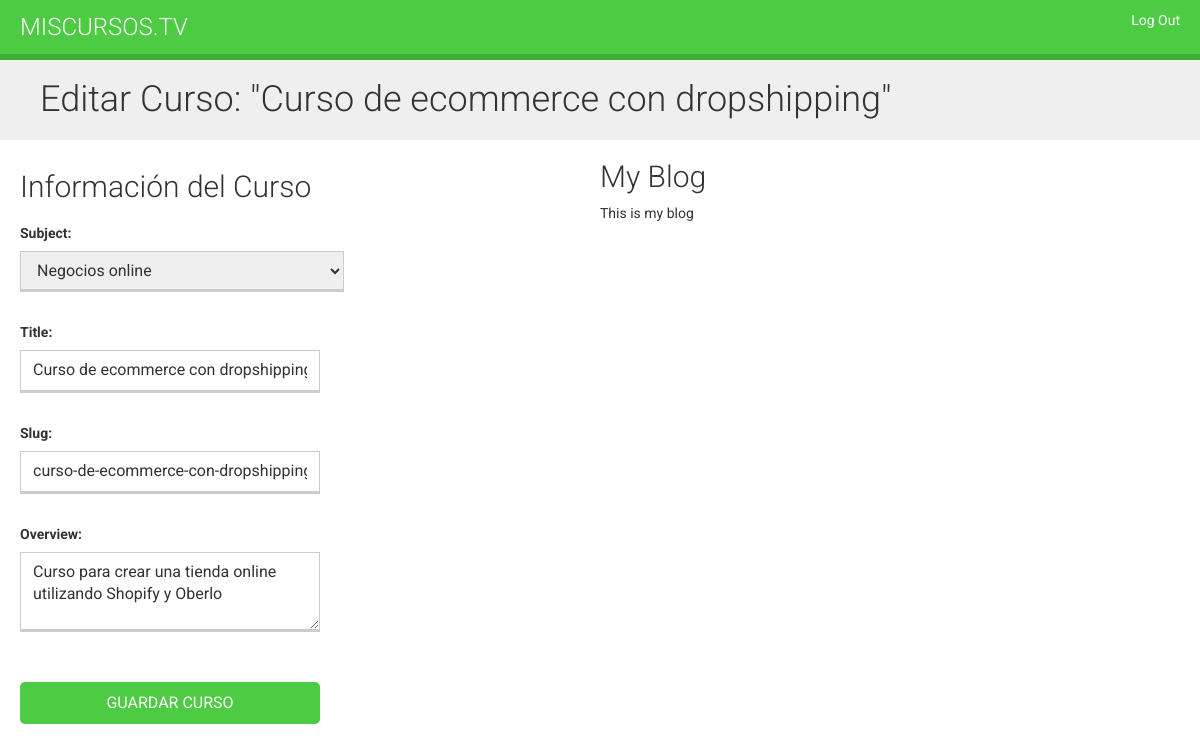
/course/2/edit/ (signed in), run on the app's committed database.
### elearning/models.py (models this page shows, shortened)
class Course(models.Model):
    owner = models.ForeignKey(User, related_name='courses_created', on_delete=models.CASCADE)
    subject = models.ForeignKey(Subject, related_name='courses', on_delete=models.CASCADE)
    title = models.CharField(max_length=200)
    slug = models.CharField(max_length=200, unique=True)
    overview = models.TextField()
    created = models.DateTimeField(auto_now_add=True)
    class Meta:
        ordering = ['-created']

class Subject(models.Model):
    title = models.CharField(max_length=200)
    slug = models.SlugField(max_length=200, unique=True)
    class Meta:
        ordering = ['title']
    def __str__(self):
        return self.title

### elearning/views.py (the view)
# urls.py: path('<pk>/edit/', views.CourseUpdateView.as_view(), name='course_edit'),
class CourseUpdateView(OwnerCourseEditMixin, UpdateView):
    permission_required = 'courses.change_course'

### elearning/views.py (called while the page is built)
    def get_queryset(self):
        qs = super().get_queryset()
        return qs.filter(owner=self.request.user)

### elearning/templates/manage/course/form.html (shortened to what this page needs)
{% extends 'base.html' %}
{% load static %}
{% block css %}<link rel="stylesheet" href="{% static 'css/base.css' %}"> {% endblock %}
{% block content %}
    <h1>
        {% if object %}
            Editar Curso: "{{ object.title }}"
        {% else %}
            Crear un nuevo curso
        {% endif %}
    </h1>
    <div class="module">
        <h2>Información del Curso</h2>
        <form method="post">
            {{ form.as_p }}
            <p><input type="submit" value="Guardar Curso"></p>
        </form>
    </div>
{% endblock %}

### static/css/base.css (style rules this page uses)
body { margin:0; font-family:'Roboto', sans-serif; font-weight:400; color:#333; }
h1, h2, h3, h4, h5, h6 { font-family:'Roboto', sans-serif; font-weight:300; }
h1 { background:#efefef; width:100%; overflow:auto; padding:20px 0 20px 40px; margin:0; }
.module { padding:10px 20px; float:left; width:600px; }
.module p { margin:10px 0 20px; width:100%; float:left; }
form p { overflow:auto; }
label { float:left; clear:both; margin:0 0 8px 0; }
input, select, textarea { border:1px solid #ccc; border-bottom:3px solid #ccc; padding:8px 12px; font-size:16px; font-family:'Roboto', sans-serif; float:left; clear:both; width:300px; }
textarea { height:80px; }
select { width:324px; }
input[type=submit], a.button { border-radius:5px; background:#4dcc43; color:#fff; font-size:16px; text-transform:uppercase; border:none; padding:10px 20px; margin:20px 0; }

### data on the page
Course: title "Curso de ecommerce con dropshipping", subject "Negocios online", slug "curso-de-ecommerce-con-dropshipping", overview "Curso para crear una tienda online utilizando Shopify y Oberlo"
Subject: title "Curso de ecommerce con dropshipping"
